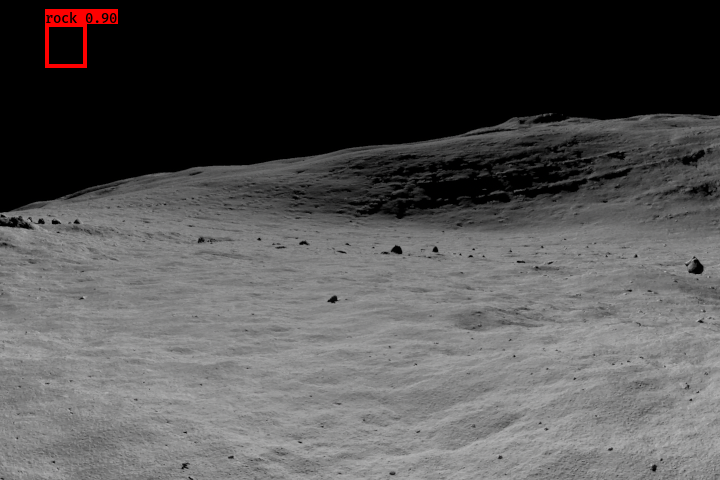
#> input picture out/images/render0018.png, 720 x 480 px, given in place of render0237.png, which was not available
$ jupyter execute --allow-errors data_check.ipynb   (older library calls are emulated)
#> lines starting #> are read from the running program, lines starting #| are printed output that depends on the picture; pictures that were not available may be replaced by others from this repository, and a replacement may not be noted
[cell 1]
import tensorflow as tf
import scipy
import cv2
import os
import numpy as np
from PIL import Image

from model import MyModel
from config import num_epochs, learning_rate, batch_size, weight_path, image_shape, test_dir, result_path
from dataload import test_generator
from deeplab import DeepLabV3Plus

#test_dir ='/home/ubuntu/'
# COLORMAP = [[0, 0, 255], [0, 255, 0]]
COLORMAP = [[0, 255, 0],[0, 0, 0],[0,0,255],[255,0,0]] #The former is the background, the latter is the things other than background
cm = np.array(COLORMAP).astype(np.uint8)

def addweight(pred, test_img):
    # add transparent channel on the original picture
    pred = Image.fromarray(pred.astype('uint8')).convert('RGB')

    test_img = test_img[0]
    out = np.zeros(test_img.shape, test_img.dtype)
    cv2.normalize(test_img, out, 0,
                  255, cv2.NORM_MINMAX)
    image = Image.fromarray(out.astype('uint8')).convert('RGB')

    #image = Image.blend(image,pred,0.3)
    #return image
    return pred


def write_pred(image, pred, x_names):

    pred = pred[0]  # pred's dim:[h, w, n_class]
    x_name = x_names[0]
    pred = np.argmax(pred, axis=2)  # get the largest number of the channel
    pred = cm[pred]  # convert the pixel value to color map

    weighted_pred = addweight(pred, image)

    #weighted_pred.save(os.path.join(result_path,filename.split("/")[-1]))
    weighted_pred.save('result.png')
    print(filename.split("/")[-1]+" finished")


# [11 lines of commented-out code are left out]


#> (the rest of this cell did not finish here and is left out)

[cell 2]
import matplotlib.pyplot as plt
def compare(testcase):
#> called with testcase = '0237'
    filename='/Users/chenwu/Downloads/artificial-lunar-rocky-landscape-dataset/images/render/render'+testcase+'.png'
    image = scipy.misc.imresize(scipy.misc.imread(filename), image_shape)
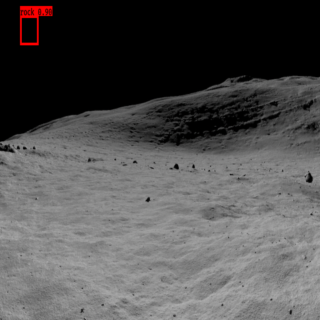
#> image: shape (320, 320, 3); mean R, G, B 82.2, 81.1, 81.1
    image = image[np.newaxis, :, :, :].astype("float32")
    out = model.predict(image)
    pred = out[0]  # pred's dim:[h, w, n_class]
    #x_name = x_names[0]
    pred = np.argmax(pred, axis=2)  # get the largest number of the channel
    pred = cm[pred]  # convert the pixel value to color map
    weighted_pred = addweight(pred, image)

    y_true = '/Users/chenwu/Downloads/artificial-lunar-rocky-landscape-dataset/images/clean/clean'+testcase+'.png'
    true = scipy.misc.imresize(scipy.misc.imread(y_true), image_shape)

    plt.figure(figsize=(30,30))
    plt.subplot(5,5,1)
    plt.imshow(weighted_pred)
    plt.subplot(5,5,2)
    plt.imshow(true)

#> (a cell that did not finish here is left out)

[cell 4]
def pair(testcase):
#> called with testcase = '0001'
    filename='/Users/chenwu/Downloads/artificial-lunar-rocky-landscape-dataset/images/render/render'+testcase+'.png'
    image = scipy.misc.imresize(scipy.misc.imread(filename), image_shape)
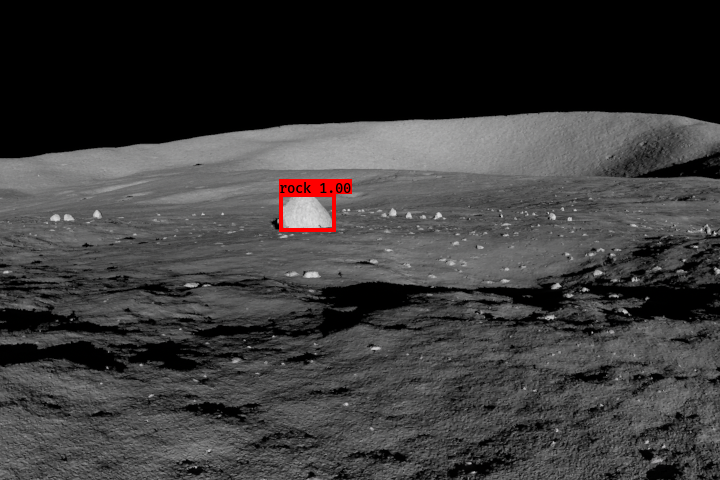
#> input picture out/images/render0001.png, 720 x 480 px, given as the content of the folder oads/artificial-lunar-rocky-landscape-dataset/images/render/, which was not available
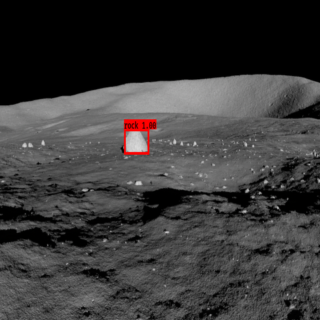
#> image: shape (320, 320, 3); mean R, G, B 58.5, 57.4, 57.4
    image = image[np.newaxis, :, :, :].astype("float32")
    out = model.predict(image)
    pred = out[0]  # pred's dim:[h, w, n_class]
    #x_name = x_names[0]
    pred = np.argmax(pred, axis=2)  # get the largest number of the channel
    pred = cm[pred]  # convert the pixel value to color map
    weighted_pred = addweight(pred, image)


    filename='/Users/chenwu/Downloads/artificial-lunar-rocky-landscape-dataset/images/clean/clean'+testcase+'.png'
    true = scipy.misc.imresize(scipy.misc.imread(filename), image_shape)

    return np.array(weighted_pred), true

#> (a cell that did not finish here is left out)

#> (a cell that did not finish here is left out)


#> (a cell that did not finish here is left out)

#> (a cell that did not finish here is left out)

prediction =  pair('0237')[0]
intersection = np.logical_and(target, prediction)

union = np.logical_or(target, prediction)
iou_score = np.sum(intersection) / np.sum(union)

np.sum(union)
#iou_score

[cell 9]
total_iou = 0
bad_img = 0
from tqdm import tqdm
#> (the rest of this cell did not finish here and is left out)
